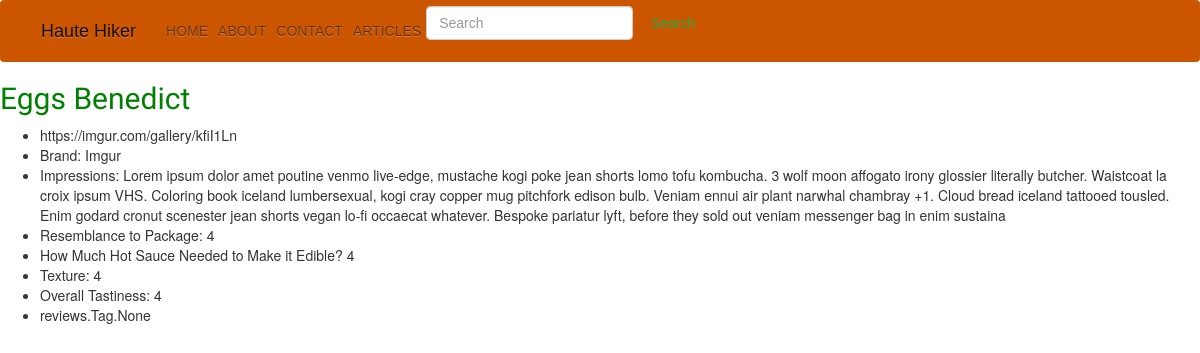
Before: /reviews/4/ with the older database file.
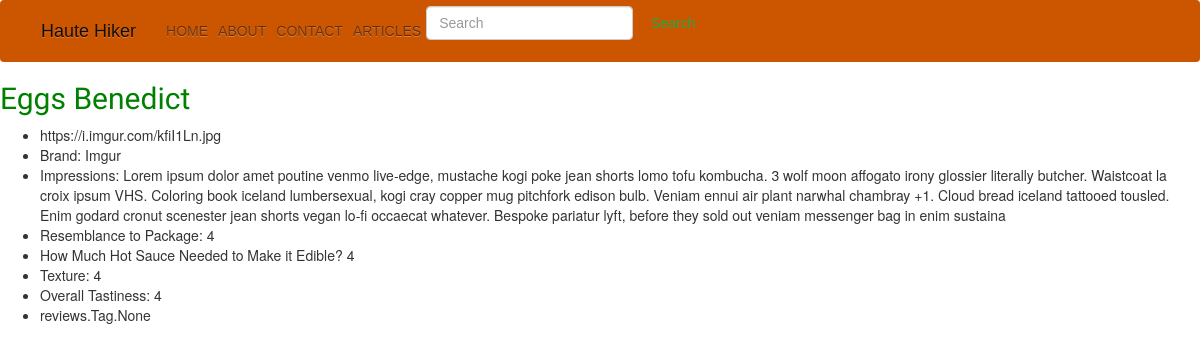
After: the same page with the newer database file.
### reviews/models.py (models this page shows, shortened)
class Review(models.Model):
    image_url = models.CharField(max_length=500)
    product_name = models.CharField(max_length=30)
    brand = models.CharField(max_length=30)
    description = models.CharField(max_length=2000)
    tags = models.ManyToManyField(Tag)
    resemblance_to_package = models.IntegerField()
    hot_sauce_needed = models.IntegerField()
    texture = models.IntegerField()
    deliciousness_level = models.IntegerField()
    created = models.DateTimeField('date created')
    updated = models.DateTimeField('date updated')

### reviews/views.py (the view)
# urls.py: path('reviews/<int:review_id>/', views.show, name='show'),
def show(request, review_id):
    review = get_object_or_404(Review, pk=review_id)
    return render(request, 'reviews/show.html', {'review': review})

### reviews/templates/reviews/show.html
{% extends "base.html" %}
{% block content %}
  <h2> {{ review.product_name }} </h2>
  <ul>
    <li> {{ review.image_url }}</li>
    <li> Brand: {{ review.brand }}</li>
    <li> Impressions: {{ review.description }}</li>
    <li> Resemblance to Package: {{ review.resemblance_to_package }}</li>
    <li> How Much Hot Sauce Needed to Make it Edible? {{ review.hot_sauce_needed }}</li>
    <li> Texture: {{ review.texture }}</li>
    <li> Overall Tastiness: {{ review.deliciousness_level }}</li>
    <li> {{ review.tags }}</li>
  </ul>
{% endblock %}

### reviews/templates/base.html (shortened to what this page needs)
{% load static %}
<!DOCTYPE html>
<html lang="en">
<head>
  <link rel="stylesheet" href="https://maxcdn.bootstrapcdn.com/bootstrap/4.0.0/css/bootstrap.min.css">
  <link rel="stylesheet" href="//maxcdn.bootstrapcdn.com/bootstrap/3.2.0/css/bootstrap.min.css">
  <link rel="stylesheet" href="//maxcdn.bootstrapcdn.com/bootstrap/3.2.0/css/bootstrap-theme.min.css">
  <link rel="stylesheet" href="{% static 'css/reviews.css' %}">
</head>
<body>
  {% include 'navbar.html' %}
    <div id="content">
        {% block content %}{% endblock %}
    </div>
</body>
</html>

### reviews/templates/navbar.html (shortened to what this page needs)
<nav class="navbar navbar-expand-lg navbar-light" style="background-color: #cc5500;">
  <div class="collapse navbar-collapse" id="navbarTogglerDemo01">
     <a class="navbar-brand" href="/">Haute Hiker</a>
     <ul class="navbar-nav mr-auto mt-2 mt-lg-0">
      <li class="nav-item {{ home_page }}">
        <a class="nav-link" href="{% url 'index' %}">HOME</a>
      </li>
      <li class="nav-item {{ about_page }}">
        <a class="nav-link" href="{% url 'about' %}">ABOUT</a>
      </li>
      <li class="nav-item {{ contact_page }}">
        <a class="nav-link" href="{% url 'contact' %}">CONTACT</a>
      </li>
      <li class="nav-item {{ articles_page }}">
        <a class="nav-link" href="{% url 'articles' %}">ARTICLES</a>
      </li>
    </ul>
    <form class="form-inline">
      <input class="form-control mr-sm-2" type="search" placeholder="Search" aria-label="Search">
      <button class="btn btn-outline-success my-2 my-sm-0" type="submit">Search</button>
    </form>
  </div>
</nav>

### reviews/static/css/reviews.css (style rules this page uses)
h1, h2 { color: green; font-family: 'Raleway', sans-serif; }
.navbar { font-family: 'Armino', sans-serif; }

Changed rows visible on the page:
changed Review "Eggs Benedict": image_url "https://imgur.com/gallery/kfiI1Ln" → "https://i.imgur.com/kfiI1Ln.jpg"
